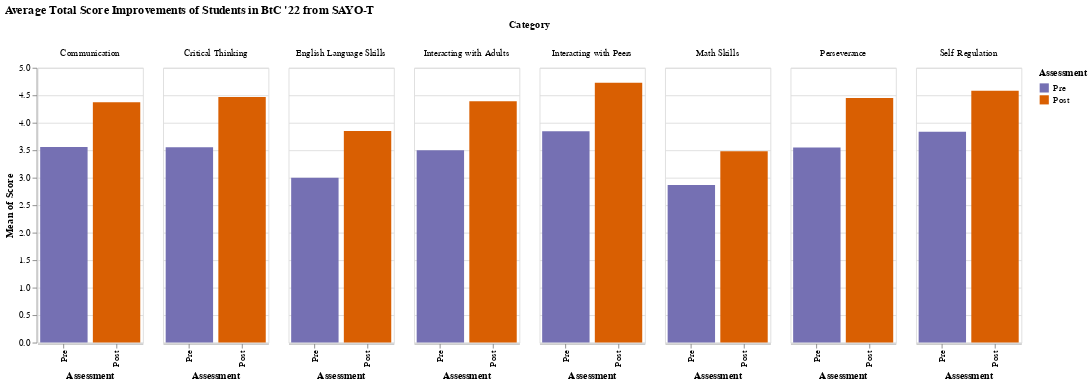

The cell this chart's notebook holds for it:
### Code cell
domain = ["Pre", "Post"]
range_ = ["#7570b3", "#d95f02"]

chart = alt.Chart(df_5).mark_bar().encode(
    x=alt.X('Assessment:N', sort='y'),
    y='mean(Score):Q', 
    color = alt.Color("Assessment", scale=alt.Scale(domain=domain, range=range_)),
    column='Category:N'
).properties(
    width=115,
    height=300,
    title={"text": "Average Total Score Improvements of Students in BtC '22 from SAYO-T",}
)

chart

### Figure 1 — Vega-Lite specification as saved in the notebook (floating-point values rounded to 4 significant figures; data arrays with more than 128 entries replaced by an {"elided": "..."} marker saying what was removed)
{"config": {"view": {"continuousWidth": 400, "continuousHeight": 300}}, "data": {"name": "data-fd3808a16ef0fe02641ac43285eab0a3"}, "mark": "bar", "encoding": {"color": {"field": "Assessment", "scale": {"domain": ["Pre", "Post"], "range": ["#7570b3", "#d95f02"]}, "type": "nominal"}, "column": {"field": "Category", "type": "nominal"}, "x": {"field": "Assessment", "sort": "y", "type": "nominal"}, "y": {"aggregate": "mean", "field": "Score", "type": "quantitative"}}, "height": 300, "title": {"text": "Average Total Score Improvements of Students in BtC '22 from SAYO-T"}, "width": 115, "$schema": "https://vega.github.io/schema/vega-lite/v4.17.0.json", "datasets": {"data-fd3808a16ef0fe02641ac43285eab0a3": {"elided": "964 records"}}}
